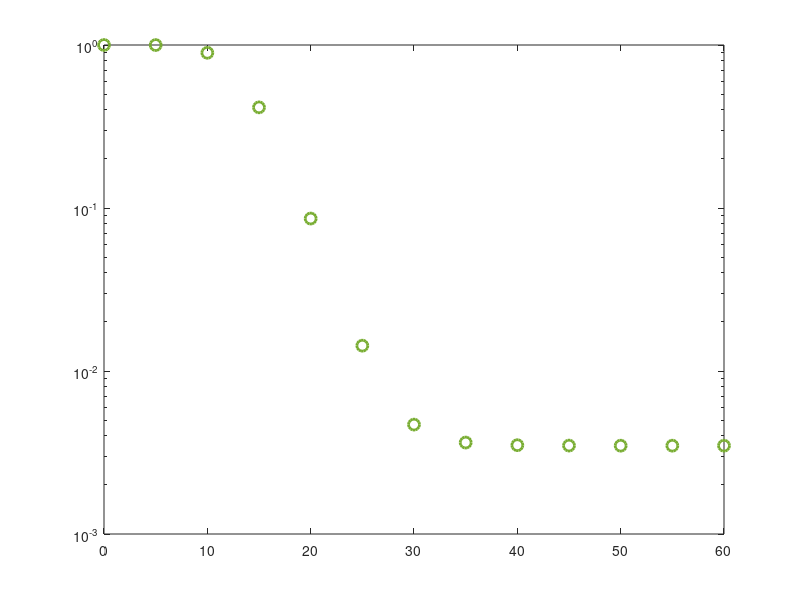

The MATLAB script that drew this image: (Note: this script raises an error after producing the figure.)

clear all;clc ;close all;
N = 1e6; %iterasyon

ps_dB = 0:5:60;
ps=db2pow(ps_dB);

%pe_dB=0;
%pe=db2pow(pe_dB);

pr=ps;

var_hsr=1;
var_hrd1=1;var_hrd2=1;
var_hsd1=1;var_hsd2=1;
var_hre=1;


hsr  = sqrt(var_hsr/2) *(randn(1,N) + 1i*randn(1,N)); % Channel Gain of hsr
hrd1 = sqrt(var_hrd1/2)*(randn(1,N) + 1i*randn(1,N)); % Channel Gain of hrd1
hrd2 = sqrt(var_hrd2/2)*(randn(1,N) + 1i*randn(1,N)); % Channel Gain of hrd2
hsd1 = sqrt(var_hsd1/2)*(randn(1,N) + 1i*randn(1,N));% Channel Gain of hsd1
hsd2 = sqrt(var_hsd2/2)*(randn(1,N) + 1i*randn(1,N));% Channel Gain of hsd2
hre  = sqrt(var_hre/2) *(randn(1,N) + 1i*randn(1,N));% Channel Gain of hre

hsr_square = abs(hsr).^2; % Channel Coefficient hsr
hrd1_square = abs(hrd1).^2; % Channel Coefficient hrd1
hrd2_square = abs(hrd2).^2;% Channel Coefficient hrd2
hsd1_square = abs(hsd1).^2;% Channel Coefficient hsd1
hsd2_square = abs(hsd2).^2;% Channel Coefficient hsd2
hre_square = abs(hre).^2;% Channel Coefficient hre




a1= 0.85;
a2=1-0.85;

%R1,R2,Pe


R1_Setup = [ 0.1 0.1 0.1];
R2_Setup = [ 1 1.5 2];
pe_Setup = [0 0 0];
for kk = 1:max(size(R1_Setup))
R1=R1_Setup(kk);
R2=R2_Setup(kk);
pe=10.^(0.1*pe_Setup(kk));
for i = 1:length(ps_dB)

YSR1_NOMA = (a1*ps(i)*hsr_square)/((a2*ps(i)*hsr_square)+1);
YSR2_NOMA = (a2*ps(i)*hsr_square);

YSD1_NOMA = (a1*ps(i)*hsd1_square)/((a2*ps(i)*hsd1_square)+1);
YSD2_NOMA = (a2*ps(i)*hsd2_square);

YRD1_NOMA = (a1*ps(i)*hrd1_square)/((a2*ps(i)*hrd1_square)+1);
YRD2_NOMA = (a2*ps(i)*hrd2_square);

Tot_Y1 = max(YSD1_NOMA,min(YSR1_NOMA,YRD1_NOMA));

Tot_Y2 = max(YSD2_NOMA,min(YSR2_NOMA,YRD2_NOMA));


YRE1 = (a1*pe*hre_square);
YRE2 = (a2*pe*hre_square);
    
Capacity_SD1 = 0.5*log2(1+Tot_Y1);
Capacity_SD2 = 0.5*log2(1+Tot_Y2);


Capacity_RE1 = 0.5*log2(1+YRE1);
Capacity_RE2 = 0.5*log2(1+YRE2);

%Secrecy_NOMA1=0.5*log2((1+Tot_Y1)./(1+YRE1));
%Secrecy_NOMA2=0.5*log2((1+Tot_Y2)./(1+YRE2));

Secrecy_NOMA1 = max(0,Capacity_SD1-Capacity_RE1);
Secrecy_NOMA2 = max(0,Capacity_SD2-Capacity_RE2);


    SOP_1 = find(Secrecy_NOMA1>R1);
    SOP_2 = find(Secrecy_NOMA2>R2);
     
     PSOP_1(kk,i)=length(SOP_1)/N;  
     PSOP_2(kk,i)=length(SOP_2)/N;  
     
     Tot_SOP(kk,i) = 1-((PSOP_1(kk,i))*PSOP_2(kk,i));
     
     Tot_SOP1(kk,i) =  (1-PSOP_1(kk,i))+ (1-PSOP_2(kk,i))-((1-PSOP_2(kk,i))*(1-PSOP_1(kk,i)));
           
     
end
end
figure
semilogy(ps_dB,Tot_SOP1(1,:),'Marker','o','Linewidth',2,'MarkerSize',8,'Color','#77AC30','LineStyle','none'),hold on
semilogy(ps_dB,Tot_SOP1(2,:),'Marker','hexagram','Linewidth',2,'MarkerSize',8,'Color','#0072BD','LineStyle', ' none '),
semilogy(ps_dB,Tot_SOP1(3,:),'Marker','x','Linewidth',2,'MarkerSize',8,'Color','#7E2F8E','LineStyle',' none '),

NOMA_THEO(R1_Setup,R2_Setup,pe_Setup);
Fig3_OMA_Theory(R1_Setup,R2_Setup,pe_Setup);
legend('R_1=1 sim.', 'R_1=1.5 sim.', 'R_1=2 sim.', 'NOMA ana.', '', '', 'NOMA asymptotic', '', '', 'OMA ana.', '', '', 'FontSize',11)

%semilogy(ps_dB,Asymptotic(1,:),'Linewidth',1,'Color',[0.0,0.0,0.0],'LineStyle','--'),hold on
%semilogy(ps_dB,Asymptotic(2,:),'Linewidth',1,'Color',[0.0,0.0,0.0],'LineStyle','-'),
%semilogy(ps_dB,Asymptotic(3,:),'Linewidth',1,'Color',[0.0,0.0,0.0],'LineStyle','-'),


%figure
%semilogy(ps_dB, Tot_SOP, 'Linewidth',1,'Color',[0.0,1.0,0.0],'LineStyle','-');
%hold on;

%semilogy(ps_dB, Tot_SOP, 'Linewidth',1,'Color',[1.0,0.0,0.0],'LineStyle','-');
%semilogy(ps_dB, Sonuc,'Linewidth',2,'Color',[1.0,0.0,0.0],'LineStyle','-');


grid on
xlabel('SNR (dB)','FontSize', 15);
ylabel('Secrecy Outage Probability','FontSize', 15);
axis([0 60  1e-3 1])